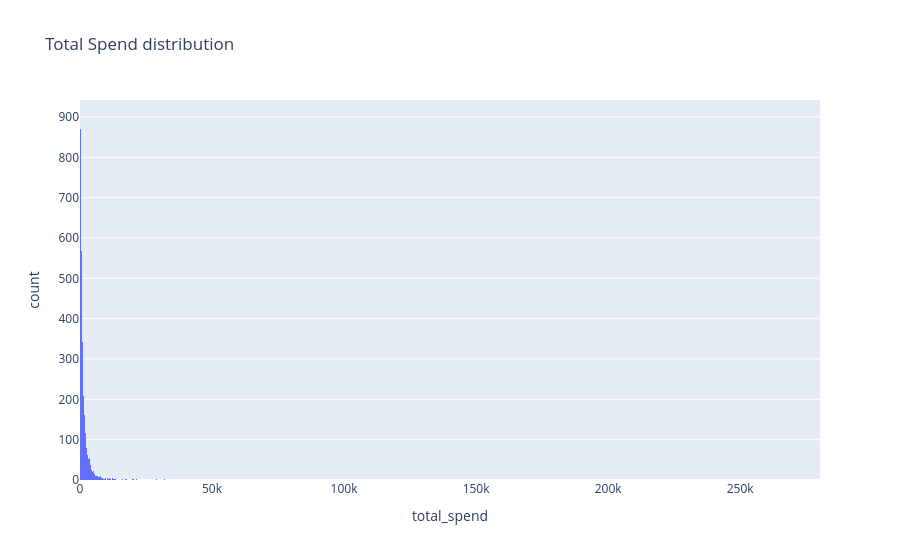
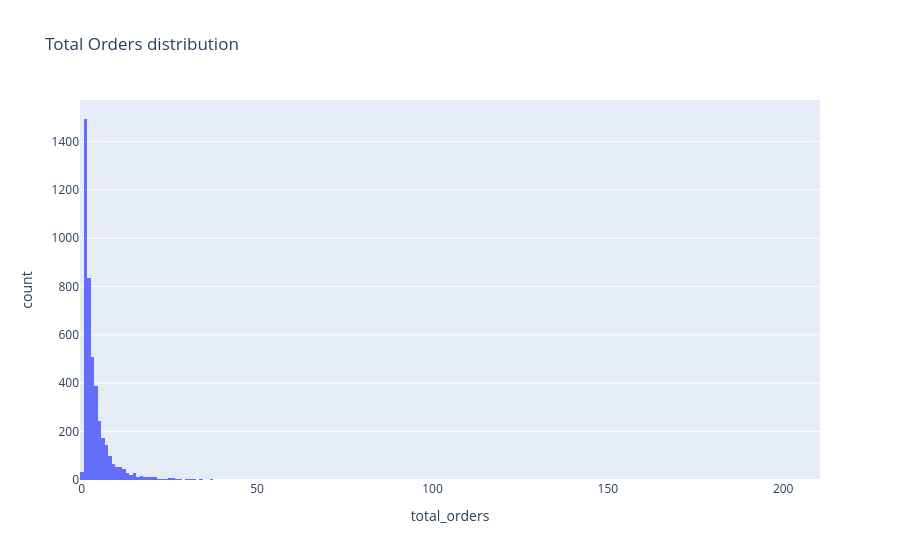
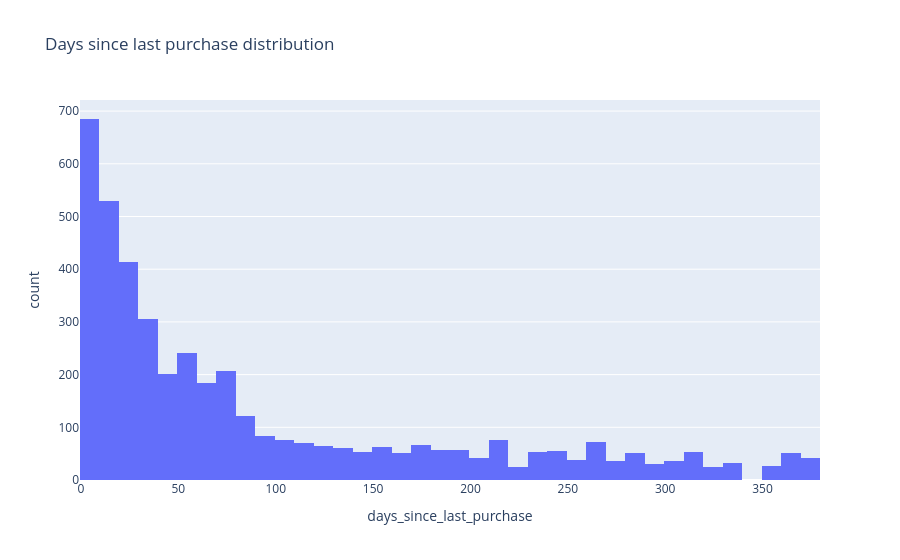

The notebook cell saved with these charts, in order:
### Code cell
# Distribution av data (total_spend, total_orders, days_since_last_purchase)
# Underlag för thresholds/cutoffs
fig_spend = px.histogram(df_reg_customer,
             x='total_spend',
             title='Total Spend distribution'
             )
fig_spend.update_traces(xbins=dict(size=250))
fig_spend.show()
px.histogram(df_reg_customer,
             x='total_orders',
             title='Total Orders distribution').show()
px.histogram(df_reg_customer,
             x='days_since_last_purchase',
             title='Days since last purchase distribution').show()

### Figure 1 — Plotly figure (JSON) as saved in the notebook; plotly's stock layout.template omitted (floating-point values rounded to 4 significant figures; data arrays with more than 128 entries replaced by an {"elided": "..."} marker saying what was removed)
{"data": [{"bingroup": "x", "hovertemplate": "total_spend=%{x}<br>count=%{y}<extra></extra>", "legendgroup": "", "marker": {"color": "#636efa", "pattern": {"shape": ""}}, "name": "", "orientation": "v", "showlegend": false, "type": "histogram", "x": {"elided": "4369 float values"}, "xaxis": "x", "xbins": {"size": 250}, "yaxis": "y"}], "layout": {"barmode": "relative", "legend": {"tracegroupgap": 0}, "title": {"text": "Total Spend distribution"}, "xaxis": {"anchor": "y", "domain": [0, 1], "title": {"text": "total_spend"}}, "yaxis": {"anchor": "x", "domain": [0, 1], "title": {"text": "count"}}}}

### Figure 2 — Plotly figure (JSON) as saved in the notebook; plotly's stock layout.template omitted (floating-point values rounded to 4 significant figures; data arrays with more than 128 entries replaced by an {"elided": "..."} marker saying what was removed)
{"data": [{"bingroup": "x", "hovertemplate": "total_orders=%{x}<br>count=%{y}<extra></extra>", "legendgroup": "", "marker": {"color": "#636efa", "pattern": {"shape": ""}}, "name": "", "orientation": "v", "showlegend": false, "type": "histogram", "x": {"elided": "4369 int values"}, "xaxis": "x", "yaxis": "y"}], "layout": {"barmode": "relative", "legend": {"tracegroupgap": 0}, "title": {"text": "Total Orders distribution"}, "xaxis": {"anchor": "y", "domain": [0, 1], "title": {"text": "total_orders"}}, "yaxis": {"anchor": "x", "domain": [0, 1], "title": {"text": "count"}}}}

### Figure 3 — Plotly figure (JSON) as saved in the notebook; plotly's stock layout.template omitted (floating-point values rounded to 4 significant figures; data arrays with more than 128 entries replaced by an {"elided": "..."} marker saying what was removed)
{"data": [{"bingroup": "x", "hovertemplate": "days_since_last_purchase=%{x}<br>count=%{y}<extra></extra>", "legendgroup": "", "marker": {"color": "#636efa", "pattern": {"shape": ""}}, "name": "", "orientation": "v", "showlegend": false, "type": "histogram", "x": {"elided": "4369 float values"}, "xaxis": "x", "yaxis": "y"}], "layout": {"barmode": "relative", "legend": {"tracegroupgap": 0}, "title": {"text": "Days since last purchase distribution"}, "xaxis": {"anchor": "y", "domain": [0, 1], "title": {"text": "days_since_last_purchase"}}, "yaxis": {"anchor": "x", "domain": [0, 1], "title": {"text": "count"}}}}
